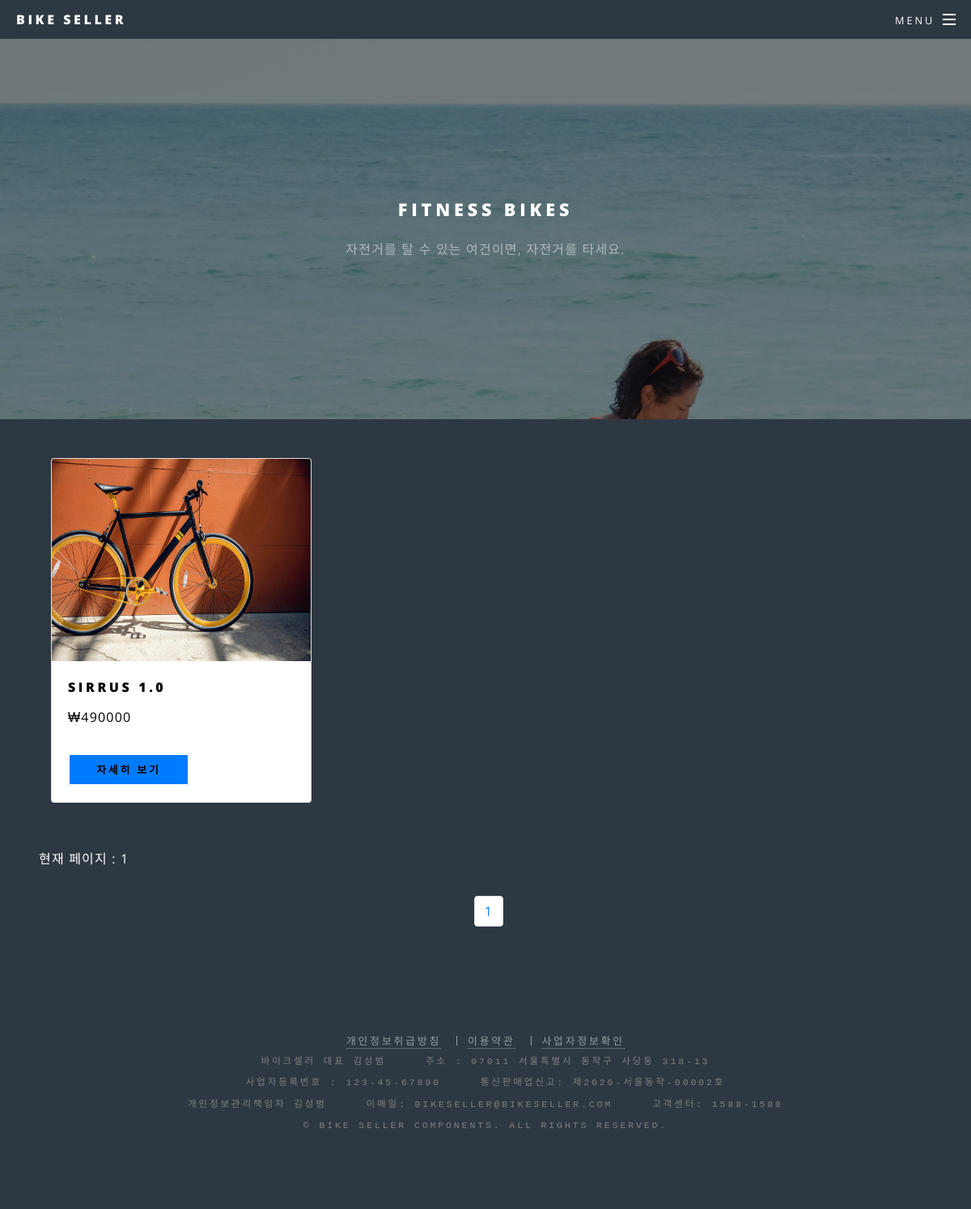
The page /bike/fitnessbikes_goods.php on the database its author committed.
### tables this page shows
CREATE TABLE `goods_detail` (
  `id` int NOT NULL AUTO_INCREMENT,
  `prod_name` varchar(100) NOT NULL,
  `prod_cate` varchar(100) NOT NULL,
  `prod_price` varchar(100) NOT NULL,
  `prod_com` varchar(1000) NOT NULL,
  `thumbnail` varchar(100) NOT NULL,
  `goods_image_1` varchar(100) NOT NULL,
  `goods_image_2` varchar(100) NOT NULL,
  `goods_image_3` varchar(100) NOT NULL,
  PRIMARY KEY (`id`)
);

### bike/fitnessbikes_goods.php (the view, shortened to what this page needs)
<!DOCTYPE HTML>
<html>
	<head>
		<link rel="stylesheet" href="https://maxcdn.bootstrapcdn.com/bootstrap/4.5.2/css/bootstrap.min.css">
		<link rel="stylesheet" href="assets/css/main.css" />
		<noscript></noscript><link rel="stylesheet" href="assets/css/noscript.css" /></noscript>
	</head>
	<body class="is-preload">
		<div id="page-wrapper">
			<header id="header">
				<h1><a href="home.php">Bike Seller</a></h1>
				<nav id="nav">
					<ul>
						<li class="special">
							<a href="#menu" class="menuToggle"><span>Menu</span></a>
						</li>
					</ul>
				</nav>
			</header>
			<article id="main_fit">
				<header>
					<h2>fitness Bikes</h2>
					<p>자전거를 탈 수 있는 여건이면, 자전거를 타세요.</p>
				</header>
				<section>
					<div class="row row-cols-3 ml-4 mr-5 mt-5">
						<?php
							$host_name = '127.0.0.1';
							$user_name = 'root';
							$password = 'gozldgkwlak!724';
							$dbName = 'goods_data';
							$conn = mysqli_connect($host_name, $user_name, $password);
							mysqli_select_db($conn, $dbName);
							$query = "SELECT * FROM goods_detail WHERE prod_cate='fitness_bikes'";
							$result = mysqli_query($conn, $query)  or die ("query 접속 실패");
							$page = ($_GET['page'])?$_GET['page']:1;
							$list = 3;
							$block = 3;
							$num = mysqli_num_rows($result);
							$pageNum = ceil($num/$list);
							$nowBlock = ceil($page/$block);
							$s_page = ($nowBlock * $block) - 2;
							if ($s_page <= 1) {
								$s_page = 1;
							}
							$e_page = $nowBlock*$block;
							if ($pageNum <= $e_page) {
								$e_page = $pageNum;
							}
							$s_point = ($page-1) * $list;
							$host_name = '127.0.0.1';
							$user_name = 'root';
							$password = 'gozldgkwlak!724';
							$dbName = 'goods_data';
							$conn = mysqli_connect($host_name, $user_name, $password);
							mysqli_select_db($conn, $dbName);
							$query = "SELECT * FROM goods_detail WHERE prod_cate='fitness_bikes' ORDER BY id ASC LIMIT $s_point,$list";
							$real_data = mysqli_query($conn, $query);
							while($row = mysqli_fetch_array($real_data, MYSQLI_BOTH)){
									echo "<form action=\"goods_detail.php\" method=\"GET\">";
									echo "	<div class=\"col mb-4\">";
									echo "		<div class=\"card h-100\">";
									echo "		<img class=\"card-img-top\" src=\"http://127.0.0.1/bike/127.0.0.1$row[thumbnail]\" alt=\"Card image\">";
									echo "			<div class=\"card-body\">";
									echo "				<h4 class=\"card-title\" style=\"color: black;\">$row[prod_name]</h4>";
									echo "				<p class=\"card-text\" style=\"color: black;\">₩$row[prod_price]</p>";
									echo "				<button class=\"btn-primary\" type=\"submit\" value=\"submit\" style=\"color: black;\">자세히 보기</button>";
									echo "			</div>";
									echo "		</div>";
									echo "	</div>";
									echo "</form>";
							}
						?>
					</div>
					<?php
						echo "<div>";
						echo "<p class=\"ml-5\">현재 페이지 : $page</p>";
						echo "<ul class=\"pagination justify-content-center\">";
						if($e_page == 0){
							echo "<li class=\"page-item\"><a class=\"page-link\" href=\"$PHP_SELP?page=1\">1 </a></li>";
						}
						else{
							for ($p=$s_page; $p<=$e_page; $p++) {
								echo "<li class=\"page-item\"><a class=\"page-link\" href=\"$PHP_SELP?page=$p\">$p </a></li>";
							}
						}
						echo "</ul>";
						echo "</div>";
					?>
				</section>
		<footer id="footer" style="background : #2e3842;">
				<ul class="copyright">
					<li><a href="http://html5up.net">개인정보취급방침</a></li>
					<li><a href="http://html5up.net">이용약관</a></li>
					<li><a href="http://html5up.net">사업자정보확인</a></li>
<pre style="color : gray;">
바이크셀러 대표 김성범     주소 : 07011 서울특별시 동작구 사당동 318-13
사업자등록번호 : 123-45-67890     통신판매업신고: 제2020-서울동작-00002호
개인정보관리책임자 김성범     이메일: bikeseller@bikeseller.com     고객센터: 1588-1588
&copy; Bike Seller Components. All Rights Reserved.
</pre>
				</ul>
			</footer>
		</div>
	</body>
</html>

### bike/fitnessbikes_goods.php (style rules this page uses)
img { width: 300px; height: 250px; }

### rows shown on the page
goods_detail: thumbnail (picture), prod_name "SIRRUS 1.0", prod_price "490000"

### other values the page prints
$page "1"
